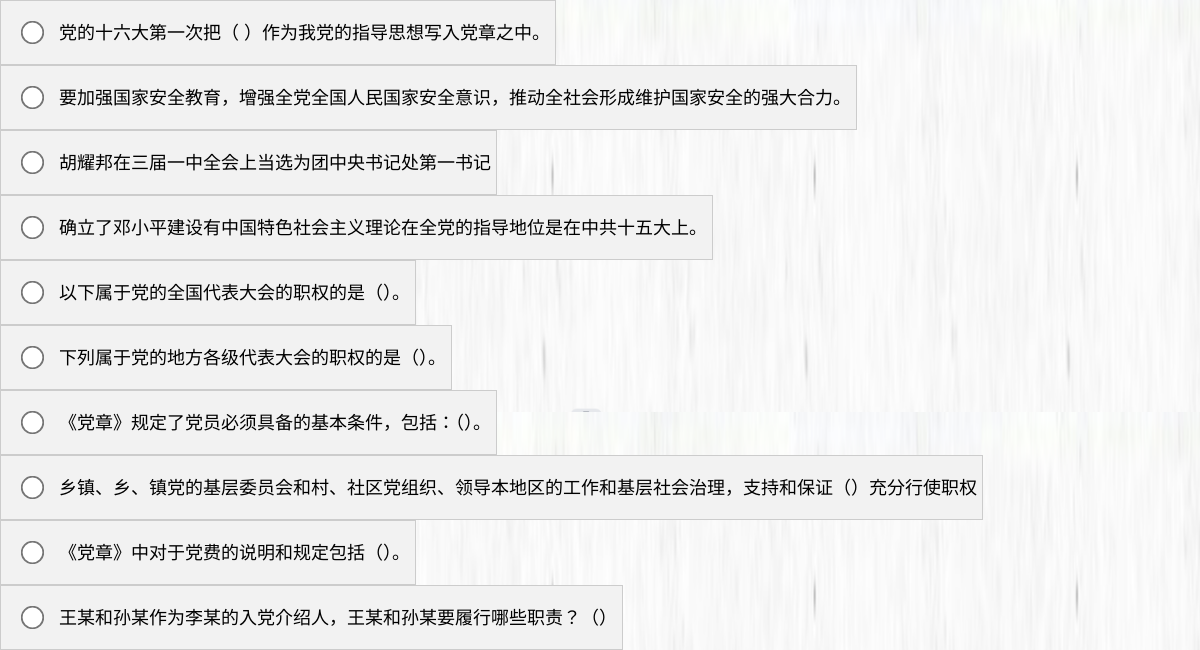
Before: /PhpProject1/organizer/generate_quiz.php (lower part) with the older database file.
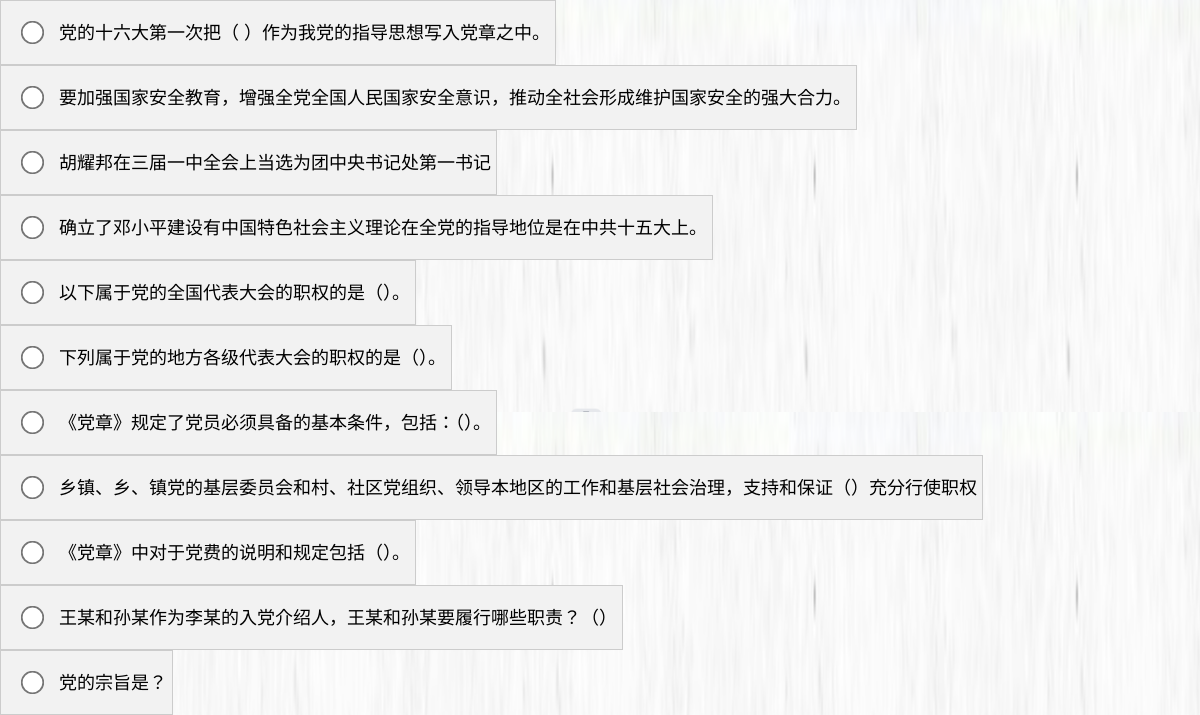
After: the same page with the newer database file.
### tables this page shows
CREATE TABLE `question_bank` (
  `no` int(11) NOT NULL,
  `content` varchar(200) NOT NULL,
  `option1` varchar(20) NOT NULL,
  `option2` varchar(20) NOT NULL,
  `option3` varchar(20) NOT NULL,
  `option4` varchar(20) NOT NULL,
  `answer` varchar(20) NOT NULL
);

### PhpProject1/organizer/generate_quiz.php (the view, shortened to what this page needs)
<?php
$servername = 'localhost';
$username = 'root';
$password = '';
$dbname = 'sgm';
$conn = new mysqli($servername, $username, $password, $dbname);
?>
<form action="submit.php" method="POST"  onsubmit="return validateForm();">
<?php
$query = "SELECT * FROM question_bank order by no";
$result = mysqli_query($conn, $query);
$i=1;
while ($row = mysqli_fetch_assoc($result)) {
  ?>
    <table class="ti">
        <td>
    <?php
        echo "<input type='radio'  name='".$i."' value='".$row["no"]."'>" . $row["content"] . "</p>";
        $i++;
        ?>
        </td>
    </table>
    <?php
            }
?>
</form>

Changed rows visible on the page:
added question_bank: content "党的宗旨是？"
